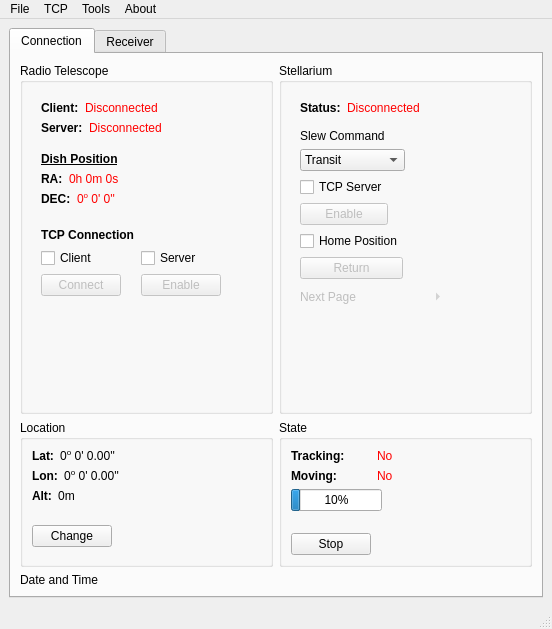
<?xml version="1.0" encoding="UTF-8"?>
<ui version="4.0">
 <author>Dimitrios Stoupis</author>
 <class>RadioTelescopeControl</class>
 <widget class="QMainWindow" name="RadioTelescopeControl">
  <property name="windowModality">
   <enum>Qt::NonModal</enum>
  </property>
  <property name="geometry">
   <rect>
    <x>0</x>
    <y>0</y>
    <width>552</width>
    <height>629</height>
   </rect>
  </property>
  <property name="font">
   <font>
    <family>Segoe UI</family>
   </font>
  </property>
  <property name="windowTitle">
   <string>Radio Telescope Control</string>
  </property>
  <widget class="QWidget" name="centralwidget">
   <layout class="QGridLayout" name="gridLayout_3">
    <item row="0" column="0" rowspan="2">
     <widget class="QTabWidget" name="tabWidget">
      <property name="statusTip">
       <string/>
      </property>
      <property name="currentIndex">
       <number>0</number>
      </property>
      <widget class="QWidget" name="tab">
       <attribute name="title">
        <string>Connection</string>
       </attribute>
       <attribute name="toolTip">
        <string>Connection control</string>
       </attribute>
       <layout class="QGridLayout" name="gridLayout_4">
        <item row="0" column="1">
         <widget class="QGroupBox" name="groupBox_2">
          <property name="sizePolicy">
           <sizepolicy hsizetype="Preferred" vsizetype="Preferred">
            <horstretch>0</horstretch>
            <verstretch>0</verstretch>
           </sizepolicy>
          </property>
          <property name="title">
           <string>Stellarium</string>
          </property>
          <layout class="QGridLayout" name="gridLayout_2">
           <item row="0" column="0">
            <widget class="QStackedWidget" name="stackedWidget">
             <property name="enabled">
              <bool>true</bool>
             </property>
             <property name="sizePolicy">
              <sizepolicy hsizetype="Preferred" vsizetype="Preferred">
               <horstretch>0</horstretch>
               <verstretch>0</verstretch>
              </sizepolicy>
             </property>
             <property name="currentIndex">
              <number>0</number>
             </property>
             <widget class="QWidget" name="stackedWidgetPage1">
              <layout class="QFormLayout" name="formLayout">
               <item row="0" column="0">
                <layout class="QHBoxLayout" name="horizontalLayout_8">
                 <item>
                  <widget class="QLabel" name="stellarConStatText">
                   <property name="text">
                    <string>&lt;html&gt;&lt;head/&gt;&lt;body&gt;&lt;p&gt;&lt;span style=&quot; font-weight:600;&quot;&gt;Status:&lt;/span&gt;&lt;/p&gt;&lt;/body&gt;&lt;/html&gt;</string>
                   </property>
                  </widget>
                 </item>
                 <item>
                  <widget class="QLabel" name="stellConStatText">
                   <property name="text">
                    <string>&lt;html&gt;&lt;head/&gt;&lt;body&gt;&lt;p&gt;&lt;span style=&quot; color:#ff0000;&quot;&gt;Disconnected&lt;/span&gt;&lt;/p&gt;&lt;/body&gt;&lt;/html&gt;</string>
                   </property>
                  </widget>
                 </item>
                </layout>
               </item>
               <item row="1" column="0">
                <spacer name="horizontalSpacer_6">
                 <property name="orientation">
                  <enum>Qt::Horizontal</enum>
                 </property>
                 <property name="sizeHint" stdset="0">
                  <size>
                   <width>40</width>
                   <height>2</height>
                  </size>
                 </property>
                </spacer>
               </item>
               <item row="2" column="0">
                <widget class="QLabel" name="label_2">
                 <property name="text">
                  <string>Slew Command</string>
                 </property>
                </widget>
               </item>
               <item row="3" column="0">
                <widget class="QComboBox" name="stellariumOperationSelect">
                 <property name="statusTip">
                  <string/>
                 </property>
                 <item>
                  <property name="text">
                   <string extracomment="Select to go to chosen object's position">Transit</string>
                  </property>
                 </item>
                 <item>
                  <property name="text">
                   <string extracomment="Select to track the chosen object">Aim and track</string>
                  </property>
                 </item>
                </widget>
               </item>
               <item row="4" column="0">
                <layout class="QVBoxLayout" name="verticalLayout_3">
                 <item>
                  <widget class="QCheckBox" name="tcpStelServChkBox">
                   <property name="cursor">
                    <cursorShape>PointingHandCursor</cursorShape>
                   </property>
                   <property name="text">
                    <string>TCP Server</string>
                   </property>
                  </widget>
                 </item>
                 <item>
                  <widget class="QPushButton" name="connectStellariumBtn">
                   <property name="enabled">
                    <bool>false</bool>
                   </property>
                   <property name="cursor">
                    <cursorShape>PointingHandCursor</cursorShape>
                   </property>
                   <property name="acceptDrops">
                    <bool>false</bool>
                   </property>
                   <property name="text">
                    <string>Enable</string>
                   </property>
                   <property name="checkable">
                    <bool>false</bool>
                   </property>
                  </widget>
                 </item>
                </layout>
               </item>
               <item row="5" column="0">
                <layout class="QVBoxLayout" name="verticalLayout_4">
                 <item>
                  <widget class="QCheckBox" name="homePositioncheckBox">
                   <property name="cursor">
                    <cursorShape>PointingHandCursor</cursorShape>
                   </property>
                   <property name="text">
                    <string>Home Position</string>
                   </property>
                  </widget>
                 </item>
                 <item>
                  <widget class="QPushButton" name="homePositionButton">
                   <property name="enabled">
                    <bool>false</bool>
                   </property>
                   <property name="cursor">
                    <cursorShape>PointingHandCursor</cursorShape>
                   </property>
                   <property name="text">
                    <string>Return</string>
                   </property>
                  </widget>
                 </item>
                </layout>
               </item>
               <item row="6" column="0">
                <widget class="QLabel" name="nextPageLabel">
                 <property name="enabled">
                  <bool>false</bool>
                 </property>
                 <property name="text">
                  <string>Next Page</string>
                 </property>
                </widget>
               </item>
               <item row="6" column="1">
                <widget class="QToolButton" name="stellNextPageBtn">
                 <property name="enabled">
                  <bool>false</bool>
                 </property>
                 <property name="sizePolicy">
                  <sizepolicy hsizetype="Fixed" vsizetype="Fixed">
                   <horstretch>0</horstretch>
                   <verstretch>0</verstretch>
                  </sizepolicy>
                 </property>
                 <property name="cursor">
                  <cursorShape>PointingHandCursor</cursorShape>
                 </property>
                 <property name="text">
                  <string>...</string>
                 </property>
                 <property name="autoRaise">
                  <bool>true</bool>
                 </property>
                 <property name="arrowType">
                  <enum>Qt::RightArrow</enum>
                 </property>
                </widget>
               </item>
              </layout>
             </widget>
             <widget class="QWidget" name="stackedWidgetPage2">
              <layout class="QFormLayout" name="formLayout_5">
               <item row="0" column="0">
                <spacer name="horizontalSpacer_5">
                 <property name="orientation">
                  <enum>Qt::Horizontal</enum>
                 </property>
                 <property name="sizeHint" stdset="0">
                  <size>
                   <width>40</width>
                   <height>5</height>
                  </size>
                 </property>
                </spacer>
               </item>
               <item row="1" column="0">
                <widget class="QLabel" name="label_13">
                 <property name="text">
                  <string>&lt;html&gt;&lt;head/&gt;&lt;body&gt;&lt;p&gt;&lt;span style=&quot; font-weight:600; text-decoration: underline;&quot;&gt;Selected Object&lt;/span&gt;&lt;/p&gt;&lt;/body&gt;&lt;/html&gt;</string>
                 </property>
                </widget>
               </item>
               <item row="2" column="0">
                <layout class="QHBoxLayout" name="horizontalLayout_6">
                 <item>
                  <widget class="QLabel" name="label_15">
                   <property name="text">
                    <string>&lt;html&gt;&lt;head/&gt;&lt;body&gt;&lt;p&gt;&lt;span style=&quot; font-weight:600;&quot;&gt;RA:&lt;/span&gt;&lt;/p&gt;&lt;/body&gt;&lt;/html&gt;</string>
                   </property>
                  </widget>
                 </item>
                 <item>
                  <widget class="QLabel" name="raPosInd_2">
                   <property name="text">
                    <string>&lt;html&gt;&lt;head/&gt;&lt;body&gt;&lt;p&gt;-&lt;/p&gt;&lt;/body&gt;&lt;/html&gt;</string>
                   </property>
                  </widget>
                 </item>
                </layout>
               </item>
               <item row="3" column="0">
                <layout class="QHBoxLayout" name="horizontalLayout_7">
                 <item>
                  <widget class="QLabel" name="label_16">
                   <property name="text">
                    <string>&lt;html&gt;&lt;head/&gt;&lt;body&gt;&lt;p&gt;&lt;span style=&quot; font-weight:600;&quot;&gt;DEC:&lt;/span&gt;&lt;/p&gt;&lt;/body&gt;&lt;/html&gt;</string>
                   </property>
                  </widget>
                 </item>
                 <item>
                  <widget class="QLabel" name="decPosInd_2">
                   <property name="text">
                    <string>&lt;html&gt;&lt;head/&gt;&lt;body&gt;&lt;p&gt;-&lt;/p&gt;&lt;/body&gt;&lt;/html&gt;</string>
                   </property>
                  </widget>
                 </item>
                </layout>
               </item>
               <item row="4" column="0">
                <spacer name="horizontalSpacer_4">
                 <property name="orientation">
                  <enum>Qt::Horizontal</enum>
                 </property>
                 <property name="sizeHint" stdset="0">
                  <size>
                   <width>40</width>
                   <height>20</height>
                  </size>
                 </property>
                </spacer>
               </item>
               <item row="5" column="0">
                <layout class="QHBoxLayout" name="horizontalLayout_12">
                 <item>
                  <widget class="QLabel" name="label">
                   <property name="text">
                    <string>&lt;html&gt;&lt;head/&gt;&lt;body&gt;&lt;p&gt;&lt;span style=&quot; font-weight:600;&quot;&gt;Command:&lt;/span&gt;&lt;/p&gt;&lt;/body&gt;&lt;/html&gt;</string>
                   </property>
                  </widget>
                 </item>
                 <item>
                  <widget class="QLabel" name="commandStellIndLabel">
                   <property name="text">
                    <string>-</string>
                   </property>
                  </widget>
                 </item>
                </layout>
               </item>
               <item row="6" column="0" colspan="2">
                <layout class="QHBoxLayout" name="horizontalLayout_9">
                 <item>
                  <widget class="QLabel" name="label_7">
                   <property name="text">
                    <string>&lt;html&gt;&lt;head/&gt;&lt;body&gt;&lt;p&gt;&lt;span style=&quot; font-weight:600;&quot;&gt;Position:&lt;/span&gt;&lt;/p&gt;&lt;/body&gt;&lt;/html&gt;</string>
                   </property>
                  </widget>
                 </item>
                 <item>
                  <widget class="QPushButton" name="stellPosUpdtBtn">
                   <property name="sizePolicy">
                    <sizepolicy hsizetype="Fixed" vsizetype="Fixed">
                     <horstretch>0</horstretch>
                     <verstretch>0</verstretch>
                    </sizepolicy>
                   </property>
                   <property name="cursor">
                    <cursorShape>PointingHandCursor</cursorShape>
                   </property>
                   <property name="text">
                    <string>Update</string>
                   </property>
                  </widget>
                 </item>
                </layout>
               </item>
               <item row="7" column="0">
                <widget class="QLabel" name="previousPageLabel">
                 <property name="text">
                  <string>Previous Page</string>
                 </property>
                </widget>
               </item>
               <item row="7" column="1">
                <widget class="QToolButton" name="stellPrevPageBtn">
                 <property name="sizePolicy">
                  <sizepolicy hsizetype="Fixed" vsizetype="Fixed">
                   <horstretch>0</horstretch>
                   <verstretch>0</verstretch>
                  </sizepolicy>
                 </property>
                 <property name="cursor">
                  <cursorShape>PointingHandCursor</cursorShape>
                 </property>
                 <property name="text">
                  <string>...</string>
                 </property>
                 <property name="autoRaise">
                  <bool>true</bool>
                 </property>
                 <property name="arrowType">
                  <enum>Qt::LeftArrow</enum>
                 </property>
                </widget>
               </item>
              </layout>
             </widget>
            </widget>
           </item>
          </layout>
         </widget>
        </item>
        <item row="0" column="0">
         <widget class="QGroupBox" name="groupBox">
          <property name="title">
           <string>Radio Telescope</string>
          </property>
          <layout class="QGridLayout" name="gridLayout">
           <item row="0" column="0">
            <widget class="QFrame" name="frame_2">
             <property name="frameShape">
              <enum>QFrame::NoFrame</enum>
             </property>
             <layout class="QFormLayout" name="formLayout_2">
              <item row="0" column="0" colspan="2">
               <layout class="QHBoxLayout" name="horizontalLayout_11">
                <item>
                 <widget class="QLabel" name="rpiConnText">
                  <property name="sizePolicy">
                   <sizepolicy hsizetype="Maximum" vsizetype="Preferred">
                    <horstretch>0</horstretch>
                    <verstretch>0</verstretch>
                   </sizepolicy>
                  </property>
                  <property name="text">
                   <string>&lt;html&gt;&lt;head/&gt;&lt;body&gt;&lt;p&gt;&lt;span style=&quot; font-weight:600;&quot;&gt;Client:&lt;/span&gt;&lt;/p&gt;&lt;/body&gt;&lt;/html&gt;</string>
                  </property>
                 </widget>
                </item>
                <item>
                 <widget class="QLabel" name="rpiConStatTextInd">
                  <property name="text">
                   <string>&lt;html&gt;&lt;head/&gt;&lt;body&gt;&lt;p&gt;&lt;span style=&quot; color:#ff0000;&quot;&gt;Disconnected&lt;/span&gt;&lt;/p&gt;&lt;/body&gt;&lt;/html&gt;</string>
                  </property>
                 </widget>
                </item>
               </layout>
              </item>
              <item row="1" column="0" colspan="2">
               <layout class="QHBoxLayout" name="horizontalLayout_13">
                <item>
                 <widget class="QLabel" name="servRpiConText">
                  <property name="sizePolicy">
                   <sizepolicy hsizetype="Maximum" vsizetype="Preferred">
                    <horstretch>0</horstretch>
                    <verstretch>0</verstretch>
                   </sizepolicy>
                  </property>
                  <property name="text">
                   <string>&lt;html&gt;&lt;head/&gt;&lt;body&gt;&lt;p&gt;&lt;span style=&quot; font-weight:600;&quot;&gt;Server:&lt;/span&gt;&lt;/p&gt;&lt;/body&gt;&lt;/html&gt;</string>
                  </property>
                 </widget>
                </item>
                <item>
                 <widget class="QLabel" name="servForRpiConTextInd">
                  <property name="text">
                   <string>&lt;html&gt;&lt;head/&gt;&lt;body&gt;&lt;p&gt;&lt;span style=&quot; color:#ff0000;&quot;&gt;Disconnected&lt;/span&gt;&lt;/p&gt;&lt;/body&gt;&lt;/html&gt;</string>
                  </property>
                 </widget>
                </item>
               </layout>
              </item>
              <item row="3" column="0">
               <widget class="QLabel" name="label_4">
                <property name="text">
                 <string>&lt;html&gt;&lt;head/&gt;&lt;body&gt;&lt;p&gt;&lt;span style=&quot; font-weight:600; text-decoration: underline;&quot;&gt;Dish Position&lt;/span&gt;&lt;/p&gt;&lt;/body&gt;&lt;/html&gt;</string>
                </property>
               </widget>
              </item>
              <item row="4" column="0">
               <layout class="QHBoxLayout" name="horizontalLayout_2">
                <item>
                 <widget class="QLabel" name="label_5">
                  <property name="text">
                   <string>&lt;html&gt;&lt;head/&gt;&lt;body&gt;&lt;p&gt;&lt;span style=&quot; font-weight:600;&quot;&gt;RA:&lt;/span&gt;&lt;/p&gt;&lt;/body&gt;&lt;/html&gt;</string>
                  </property>
                 </widget>
                </item>
                <item>
                 <widget class="QLabel" name="raPosInd">
                  <property name="text">
                   <string>&lt;html&gt;&lt;head/&gt;&lt;body&gt;&lt;p&gt;&lt;span style=&quot; color:#ff0000;&quot;&gt;0h 0m 0s&lt;/span&gt;&lt;/p&gt;&lt;/body&gt;&lt;/html&gt;</string>
                  </property>
                 </widget>
                </item>
               </layout>
              </item>
              <item row="5" column="0">
               <layout class="QHBoxLayout" name="horizontalLayout">
                <item>
                 <widget class="QLabel" name="label_6">
                  <property name="text">
                   <string>&lt;html&gt;&lt;head/&gt;&lt;body&gt;&lt;p&gt;&lt;span style=&quot; font-weight:600;&quot;&gt;DEC:&lt;/span&gt;&lt;/p&gt;&lt;/body&gt;&lt;/html&gt;</string>
                  </property>
                 </widget>
                </item>
                <item>
                 <widget class="QLabel" name="decPosInd">
                  <property name="text">
                   <string>&lt;html&gt;&lt;head/&gt;&lt;body&gt;&lt;p&gt;&lt;span style=&quot; color:#ff0000;&quot;&gt;0&lt;/span&gt;&lt;span style=&quot; color:#ff0000; vertical-align:super;&quot;&gt;o&lt;/span&gt;&lt;span style=&quot; color:#ff0000;&quot;&gt; 0' 0''&lt;/span&gt;&lt;/p&gt;&lt;/body&gt;&lt;/html&gt;</string>
                  </property>
                 </widget>
                </item>
               </layout>
              </item>
              <item row="6" column="0">
               <spacer name="horizontalSpacer">
                <property name="orientation">
                 <enum>Qt::Horizontal</enum>
                </property>
                <property name="sizeHint" stdset="0">
                 <size>
                  <width>40</width>
                  <height>10</height>
                 </size>
                </property>
               </spacer>
              </item>
              <item row="8" column="0">
               <layout class="QVBoxLayout" name="verticalLayout">
                <item>
                 <widget class="QCheckBox" name="clientRPiEnableLabel">
                  <property name="enabled">
                   <bool>true</bool>
                  </property>
                  <property name="sizePolicy">
                   <sizepolicy hsizetype="Minimum" vsizetype="Fixed">
                    <horstretch>0</horstretch>
                    <verstretch>0</verstretch>
                   </sizepolicy>
                  </property>
                  <property name="cursor">
                   <cursorShape>PointingHandCursor</cursorShape>
                  </property>
                  <property name="text">
                   <string>Client</string>
                  </property>
                 </widget>
                </item>
                <item>
                 <widget class="QPushButton" name="connectRadioTBtn">
                  <property name="enabled">
                   <bool>false</bool>
                  </property>
                  <property name="sizePolicy">
                   <sizepolicy hsizetype="Fixed" vsizetype="Fixed">
                    <horstretch>0</horstretch>
                    <verstretch>0</verstretch>
                   </sizepolicy>
                  </property>
                  <property name="cursor">
                   <cursorShape>PointingHandCursor</cursorShape>
                  </property>
                  <property name="text">
                   <string>Connect</string>
                  </property>
                  <property name="autoDefault">
                   <bool>false</bool>
                  </property>
                  <property name="default">
                   <bool>false</bool>
                  </property>
                  <property name="flat">
                   <bool>false</bool>
                  </property>
                 </widget>
                </item>
               </layout>
              </item>
              <item row="8" column="1">
               <layout class="QVBoxLayout" name="verticalLayout_2">
                <item>
                 <widget class="QCheckBox" name="serverRPiEnableLabel">
                  <property name="cursor">
                   <cursorShape>PointingHandCursor</cursorShape>
                  </property>
                  <property name="text">
                   <string>Server</string>
                  </property>
                 </widget>
                </item>
                <item>
                 <widget class="QPushButton" name="serverRPiConnBtn">
                  <property name="enabled">
                   <bool>false</bool>
                  </property>
                  <property name="sizePolicy">
                   <sizepolicy hsizetype="Maximum" vsizetype="Fixed">
                    <horstretch>0</horstretch>
                    <verstretch>0</verstretch>
                   </sizepolicy>
                  </property>
                  <property name="cursor">
                   <cursorShape>PointingHandCursor</cursorShape>
                  </property>
                  <property name="text">
                   <string>Enable</string>
                  </property>
                 </widget>
                </item>
               </layout>
              </item>
              <item row="2" column="0">
               <spacer name="horizontalSpacer_7">
                <property name="orientation">
                 <enum>Qt::Horizontal</enum>
                </property>
                <property name="sizeHint" stdset="0">
                 <size>
                  <width>40</width>
                  <height>5</height>
                 </size>
                </property>
               </spacer>
              </item>
              <item row="7" column="0">
               <widget class="QLabel" name="label_3">
                <property name="text">
                 <string>&lt;html&gt;&lt;head/&gt;&lt;body&gt;&lt;p&gt;&lt;span style=&quot; font-weight:600;&quot;&gt;TCP Connection&lt;/span&gt;&lt;/p&gt;&lt;/body&gt;&lt;/html&gt;</string>
                </property>
               </widget>
              </item>
             </layout>
            </widget>
           </item>
          </layout>
         </widget>
        </item>
        <item row="2" column="0" colspan="2">
         <widget class="QLabel" name="dateAndTimeLabel">
          <property name="text">
           <string>Date and Time</string>
          </property>
         </widget>
        </item>
        <item row="1" column="0">
         <widget class="QGroupBox" name="groupBox_3">
          <property name="title">
           <string>Location</string>
          </property>
          <property name="checkable">
           <bool>false</bool>
          </property>
          <layout class="QFormLayout" name="formLayout_3">
           <item row="0" column="0">
            <layout class="QHBoxLayout" name="horizontalLayout_4">
             <item>
              <widget class="QLabel" name="label_12">
               <property name="text">
                <string>&lt;html&gt;&lt;head/&gt;&lt;body&gt;&lt;p&gt;&lt;span style=&quot; font-weight:600;&quot;&gt;Lat:&lt;/span&gt;&lt;/p&gt;&lt;/body&gt;&lt;/html&gt;</string>
               </property>
              </widget>
             </item>
             <item>
              <widget class="QLabel" name="latTextInd">
               <property name="text">
                <string>&lt;html&gt;&lt;head/&gt;&lt;body&gt;&lt;p align=&quot;center&quot;&gt;0&lt;span style=&quot; vertical-align:super;&quot;&gt;o&lt;/span&gt; 0' 0.00''&lt;/p&gt;&lt;/body&gt;&lt;/html&gt;</string>
               </property>
              </widget>
             </item>
            </layout>
           </item>
           <item row="1" column="0">
            <layout class="QHBoxLayout" name="horizontalLayout_3">
             <item>
              <widget class="QLabel" name="label_10">
               <property name="text">
                <string>&lt;html&gt;&lt;head/&gt;&lt;body&gt;&lt;p&gt;&lt;span style=&quot; font-weight:600;&quot;&gt;Lon:&lt;/span&gt;&lt;/p&gt;&lt;/body&gt;&lt;/html&gt;</string>
               </property>
              </widget>
             </item>
             <item>
              <widget class="QLabel" name="lonTextInd">
               <property name="text">
                <string>&lt;html&gt;&lt;head/&gt;&lt;body&gt;&lt;p align=&quot;center&quot;&gt;0&lt;span style=&quot; vertical-align:super;&quot;&gt;o&lt;/span&gt; 0' 0.00''&lt;/p&gt;&lt;/body&gt;&lt;/html&gt;</string>
               </property>
              </widget>
             </item>
            </layout>
           </item>
           <item row="2" column="0">
            <layout class="QHBoxLayout" name="horizontalLayout_5">
             <item>
              <widget class="QLabel" name="label_14">
               <property name="text">
                <string>&lt;html&gt;&lt;head/&gt;&lt;body&gt;&lt;p&gt;&lt;span style=&quot; font-weight:600;&quot;&gt;Alt:&lt;/span&gt;&lt;/p&gt;&lt;/body&gt;&lt;/html&gt;</string>
               </property>
              </widget>
             </item>
             <item>
              <widget class="QLabel" name="altTextInd">
               <property name="text">
                <string>&lt;html&gt;&lt;head/&gt;&lt;body&gt;&lt;p align=&quot;center&quot;&gt;0m&lt;/p&gt;&lt;/body&gt;&lt;/html&gt;</string>
               </property>
              </widget>
             </item>
            </layout>
           </item>
           <item row="4" column="0">
            <widget class="QPushButton" name="locatChangeBtn">
             <property name="cursor">
              <cursorShape>PointingHandCursor</cursorShape>
             </property>
             <property name="text">
              <string>Change</string>
             </property>
            </widget>
           </item>
           <item row="3" column="0" colspan="2">
            <spacer name="horizontalSpacer_2">
             <property name="orientation">
              <enum>Qt::Horizontal</enum>
             </property>
             <property name="sizeHint" stdset="0">
              <size>
               <width>40</width>
               <height>10</height>
              </size>
             </property>
            </spacer>
           </item>
          </layout>
         </widget>
        </item>
        <item row="1" column="1">
         <widget class="QGroupBox" name="groupBox_4">
          <property name="title">
           <string>State</string>
          </property>
          <layout class="QFormLayout" name="formLayout_4">
           <item row="1" column="0">
            <widget class="QLabel" name="label_8">
             <property name="text">
              <string>&lt;html&gt;&lt;head/&gt;&lt;body&gt;&lt;p&gt;&lt;span style=&quot; font-weight:600;&quot;&gt;Tracking:&lt;/span&gt;&lt;/p&gt;&lt;/body&gt;&lt;/html&gt;</string>
             </property>
            </widget>
           </item>
           <item row="6" column="0">
            <widget class="QPushButton" name="stopMovingBtn">
             <property name="cursor">
              <cursorShape>PointingHandCursor</cursorShape>
             </property>
             <property name="text">
              <string>Stop</string>
             </property>
            </widget>
           </item>
           <item row="4" column="0" colspan="2">
            <widget class="QProgressBar" name="onTargetProgress">
             <property name="sizePolicy">
              <sizepolicy hsizetype="Fixed" vsizetype="Fixed">
               <horstretch>0</horstretch>
               <verstretch>0</verstretch>
              </sizepolicy>
             </property>
             <property name="value">
              <number>10</number>
             </property>
             <property name="invertedAppearance">
              <bool>false</bool>
             </property>
            </widget>
           </item>
           <item row="2" column="0">
            <widget class="QLabel" name="label_11">
             <property name="text">
              <string>&lt;html&gt;&lt;head/&gt;&lt;body&gt;&lt;p&gt;&lt;span style=&quot; font-weight:600;&quot;&gt;Moving:&lt;/span&gt;&lt;/p&gt;&lt;/body&gt;&lt;/html&gt;</string>
             </property>
            </widget>
           </item>
           <item row="2" column="1">
            <widget class="QLabel" name="movTextInd">
             <property name="text">
              <string>&lt;html&gt;&lt;head/&gt;&lt;body&gt;&lt;p&gt;&lt;span style=&quot; color:#ff0000;&quot;&gt;No&lt;/span&gt;&lt;/p&gt;&lt;/body&gt;&lt;/html&gt;</string>
             </property>
            </widget>
           </item>
           <item row="5" column="0" colspan="2">
            <spacer name="horizontalSpacer_3">
             <property name="orientation">
              <enum>Qt::Horizontal</enum>
             </property>
             <property name="sizeHint" stdset="0">
              <size>
               <width>40</width>
               <height>10</height>
              </size>
             </property>
            </spacer>
           </item>
           <item row="1" column="1">
            <widget class="QLabel" name="trackTextInd">
             <property name="text">
              <string>&lt;html&gt;&lt;head/&gt;&lt;body&gt;&lt;p&gt;&lt;span style=&quot; color:#ff0000;&quot;&gt;No&lt;/span&gt;&lt;/p&gt;&lt;/body&gt;&lt;/html&gt;</string>
             </property>
            </widget>
           </item>
          </layout>
         </widget>
        </item>
       </layout>
      </widget>
      <widget class="QWidget" name="tab_2">
       <attribute name="title">
        <string>Receiver</string>
       </attribute>
       <attribute name="toolTip">
        <string>Receiver control</string>
       </attribute>
      </widget>
     </widget>
    </item>
   </layout>
  </widget>
  <widget class="QMenuBar" name="menubar">
   <property name="geometry">
    <rect>
     <x>0</x>
     <y>0</y>
     <width>552</width>
     <height>23</height>
    </rect>
   </property>
   <widget class="QMenu" name="menuThis_is_a_menu">
    <property name="title">
     <string>File</string>
    </property>
    <addaction name="actionOpen"/>
    <addaction name="actionSave"/>
    <addaction name="separator"/>
    <addaction name="actionExit"/>
   </widget>
   <widget class="QMenu" name="menuTools">
    <property name="title">
     <string>Tools</string>
    </property>
    <addaction name="actionCalibration"/>
    <addaction name="actionLocation"/>
    <addaction name="actionManual_Control"/>
    <addaction name="separator"/>
    <addaction name="actionPlanetaryObject"/>
    <addaction name="actionSky_Scanning"/>
   </widget>
   <widget class="QMenu" name="menuAbout">
    <property name="title">
     <string>About</string>
    </property>
    <addaction name="actionAbout"/>
    <addaction name="actionLicense"/>
    <addaction name="actionCheck_for_updates"/>
   </widget>
   <widget class="QMenu" name="menuTCP">
    <property name="title">
     <string>TCP</string>
    </property>
    <addaction name="actionSettings"/>
   </widget>
   <addaction name="menuThis_is_a_menu"/>
   <addaction name="menuTCP"/>
   <addaction name="menuTools"/>
   <addaction name="menuAbout"/>
  </widget>
  <widget class="QStatusBar" name="statusbar"/>
  <action name="actionOpen">
   <property name="text">
    <string>Open</string>
   </property>
   <property name="statusTip">
    <string>Open a settings file</string>
   </property>
   <property name="shortcut">
    <string>Ctrl+O</string>
   </property>
  </action>
  <action name="actionSettings">
   <property name="text">
    <string>Settings</string>
   </property>
   <property name="statusTip">
    <string>Change the TCP settings</string>
   </property>
   <property name="shortcut">
    <string>Ctrl+T</string>
   </property>
  </action>
  <action name="actionLicense">
   <property name="text">
    <string>License...</string>
   </property>
   <property name="statusTip">
    <string>View the application licensing</string>
   </property>
  </action>
  <action name="actionAbout">
   <property name="text">
    <string>About...</string>
   </property>
   <property name="statusTip">
    <string>View application description</string>
   </property>
  </action>
  <action name="actionExit">
   <property name="text">
    <string>Exit</string>
   </property>
   <property name="statusTip">
    <string>Exit the program</string>
   </property>
   <property name="shortcut">
    <string>Ctrl+E</string>
   </property>
  </action>
  <action name="actionSave">
   <property name="text">
    <string>Save Settings</string>
   </property>
   <property name="statusTip">
    <string>Save the current program settings</string>
   </property>
   <property name="shortcut">
    <string>Ctrl+S</string>
   </property>
  </action>
  <action name="actionCalibration">
   <property name="text">
    <string>Calibration</string>
   </property>
   <property name="statusTip">
    <string>Calibrate the radio telescope's dish positioning</string>
   </property>
   <property name="shortcut">
    <string>Ctrl+K</string>
   </property>
  </action>
  <action name="actionLocation">
   <property name="text">
    <string>Location</string>
   </property>
   <property name="statusTip">
    <string>Change the location and location settings</string>
   </property>
   <property name="shortcut">
    <string>Ctrl+L</string>
   </property>
  </action>
  <action name="actionManual_Control">
   <property name="text">
    <string>Manual Control</string>
   </property>
   <property name="statusTip">
    <string>Manually control the dish's position</string>
   </property>
   <property name="shortcut">
    <string>Ctrl+M</string>
   </property>
  </action>
  <action name="actionCheck_for_updates">
   <property name="text">
    <string>Check for updates...</string>
   </property>
   <property name="statusTip">
    <string>Check for a new version release</string>
   </property>
  </action>
  <action name="actionPlanetaryObject">
   <property name="text">
    <string>Planetary Object</string>
   </property>
   <property name="statusTip">
    <string>Choose a planetary object to track</string>
   </property>
   <property name="shortcut">
    <string>Ctrl+B</string>
   </property>
  </action>
  <action name="actionSky_Scanning">
   <property name="text">
    <string>Sky Scanning</string>
   </property>
   <property name="statusTip">
    <string>Scan a source</string>
   </property>
   <property name="whatsThis">
    <string>Get to the sky scanning feature menu</string>
   </property>
   <property name="shortcut">
    <string>Ctrl+N</string>
   </property>
  </action>
 </widget>
 <resources/>
 <connections/>
</ui>
